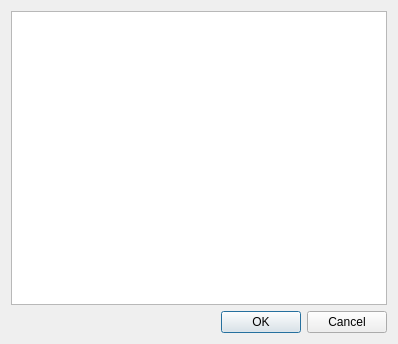
<?xml version="1.0" encoding="UTF-8"?>
<ui version="4.0">
 <class>Ripes::SymbolNavigator</class>
 <widget class="QDialog" name="Ripes::SymbolNavigator">
  <property name="geometry">
   <rect>
    <x>0</x>
    <y>0</y>
    <width>398</width>
    <height>344</height>
   </rect>
  </property>
  <property name="windowTitle">
   <string notr="true">Dialog</string>
  </property>
  <layout class="QGridLayout" name="gridLayout">
   <item row="0" column="0">
    <layout class="QVBoxLayout" name="verticalLayout">
     <item>
      <widget class="QTableWidget" name="symbolTable"/>
     </item>
    </layout>
   </item>
   <item row="1" column="0">
    <widget class="QDialogButtonBox" name="buttonBox">
     <property name="orientation">
      <enum>Qt::Horizontal</enum>
     </property>
     <property name="standardButtons">
      <set>QDialogButtonBox::Cancel|QDialogButtonBox::Ok</set>
     </property>
    </widget>
   </item>
  </layout>
 </widget>
 <resources/>
 <connections>
  <connection>
   <sender>buttonBox</sender>
   <signal>accepted()</signal>
   <receiver>Ripes::SymbolNavigator</receiver>
   <slot>accept()</slot>
   <hints>
    <hint type="sourcelabel">
     <x>248</x>
     <y>254</y>
    </hint>
    <hint type="destinationlabel">
     <x>157</x>
     <y>274</y>
    </hint>
   </hints>
  </connection>
  <connection>
   <sender>buttonBox</sender>
   <signal>rejected()</signal>
   <receiver>Ripes::SymbolNavigator</receiver>
   <slot>reject()</slot>
   <hints>
    <hint type="sourcelabel">
     <x>316</x>
     <y>260</y>
    </hint>
    <hint type="destinationlabel">
     <x>286</x>
     <y>274</y>
    </hint>
   </hints>
  </connection>
 </connections>
</ui>
